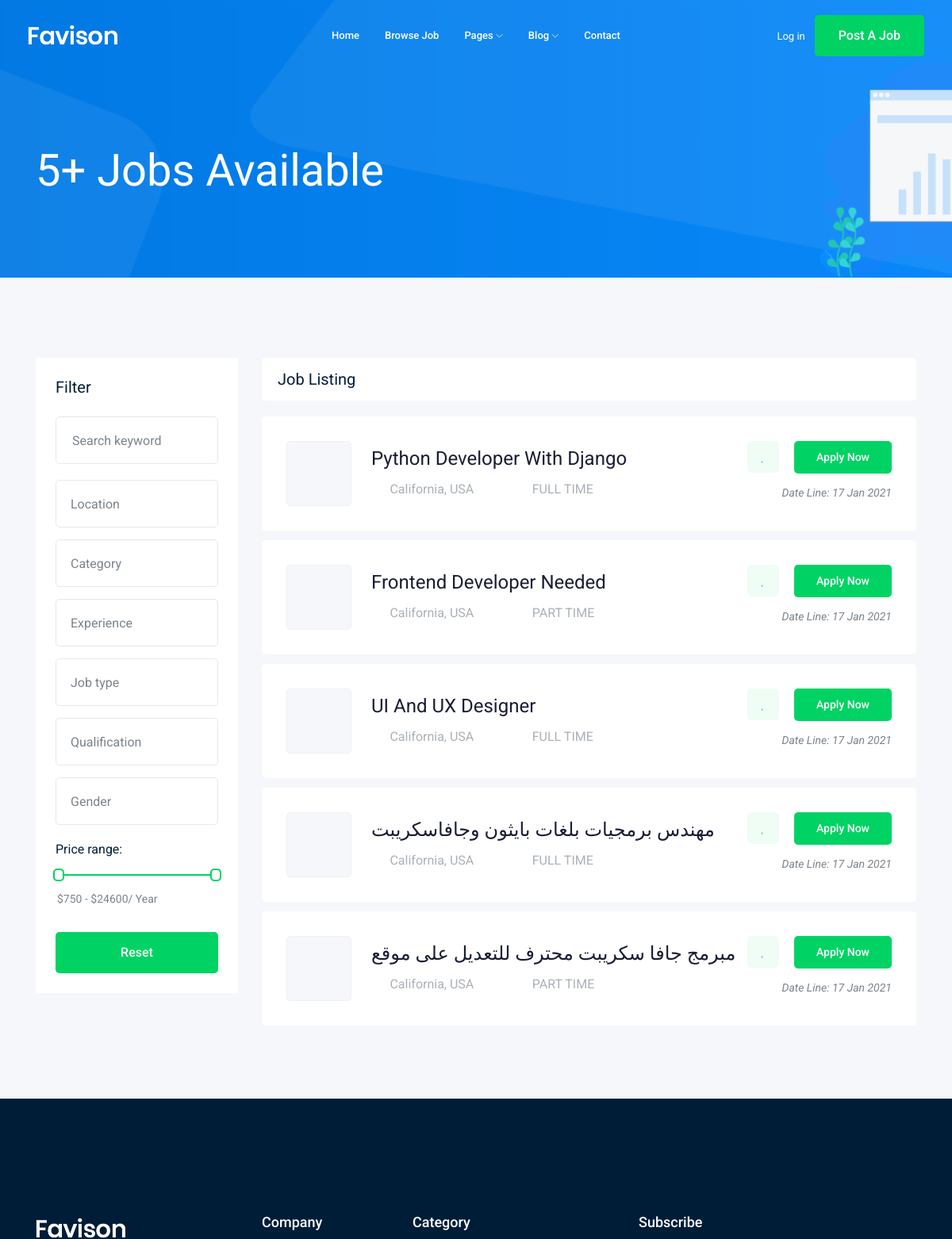
The app's page /jobs/ (upper part), older data.
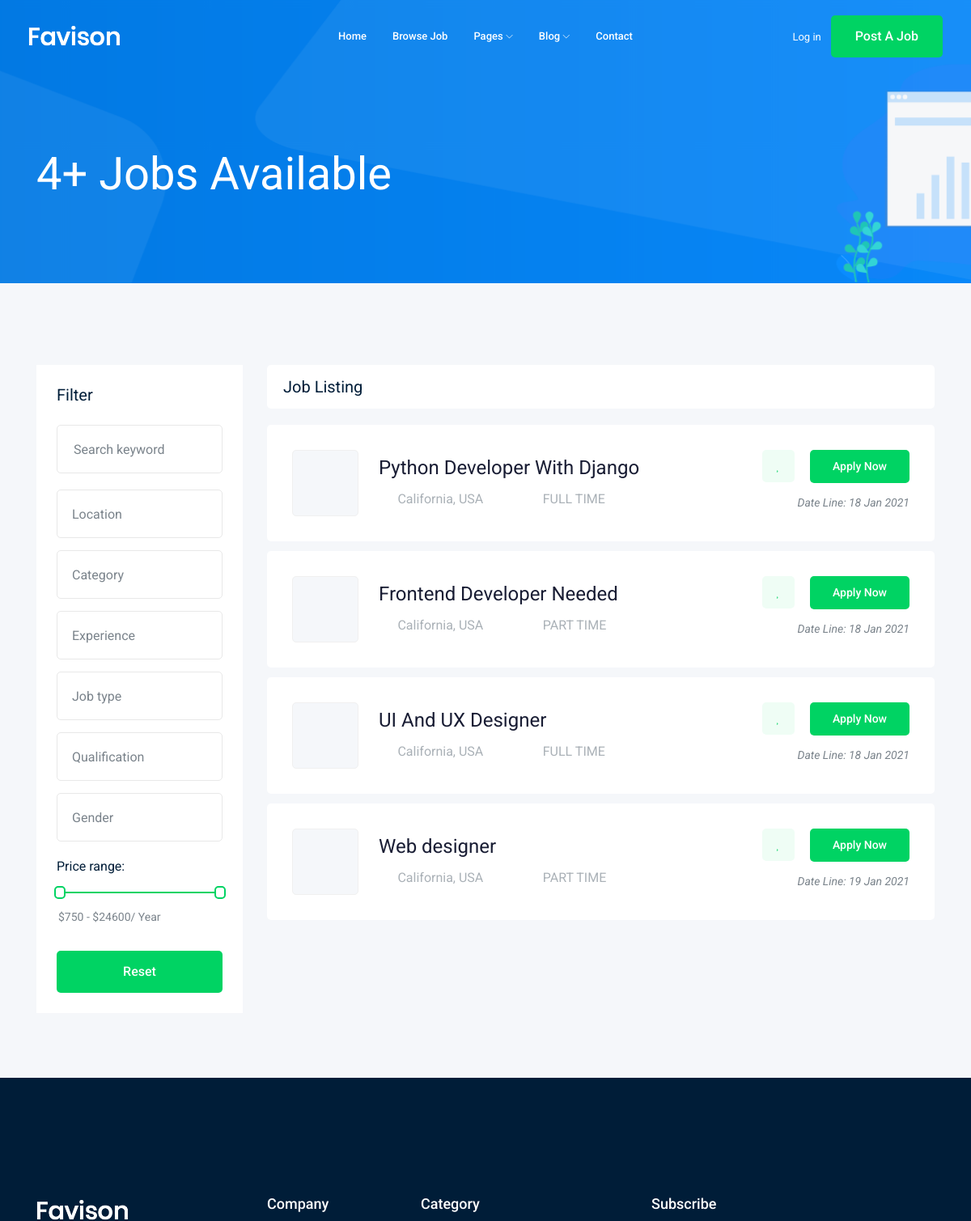
The same page, newer data.
### job/models.py (models this page shows, shortened)
class Job(models.Model): # table
    title = models.CharField(max_length=100) # column
    job_type = models.CharField(max_length=15, choices=JOB_TYPE)
    description = models.TextField(max_length=1000)
    published_at = models.DateTimeField(auto_now=True)
    Vacancy = models.IntegerField(default=1)
    salary = models.IntegerField(default=0)
    category = ForeignKey('Category', models.CASCADE)
    experience = models.IntegerField(default=1)
    image = models.ImageField(upload_to=image_upload)
    slug = SlugField(blank=True, null=True, allow_unicode=True)
    def __str__(self):
        return self.title

### job/views.py (the view)
# urls.py: path('', views.job_list),
def job_list(request):
    job_list = Job.objects.all() # return all jobs in the site
    paginator = Paginator(job_list, 10) # Show 2 contacts per page.
    page_number = request.GET.get('page')
    page_obj = paginator.get_page(page_number)
    context = {"jobs": page_obj} # template name
    return render(request, 'job/job_list.html', context)

### job/templates/job/job_list.html (shortened to what this page needs)
{% extends 'base.html' %}
{% block body %}
    <div class="bradcam_area bradcam_bg_1">
        <div class="container">
            <div class="row">
                <div class="col-xl-12">
                    <div class="bradcam_text">
                        <h3>{{jobs|length}}+ Jobs Available</h3>
                    </div>
                </div>
            </div>
        </div>
    </div>
    <div class="job_listing_area plus_padding">
        <div class="container">
            <div class="row">
                <div class="col-lg-3">
                    <div class="job_filter white-bg">
                        <div class="form_inner white-bg">
                            <h3>Filter</h3>
                            <form action="#">
                                <div class="row">
                                    <div class="col-lg-12">
                                        <div class="single_field">
                                            <input type="text" placeholder="Search keyword">
                                        </div>
                                    </div>
                                    <div class="col-lg-12">
                                    </div>
                                    <div class="col-lg-12">
                                    </div>
                                    <div class="col-lg-12">
                                    </div>
                                    <div class="col-lg-12">
                                    </div>
                                    <div class="col-lg-12">
                                    </div>
                                    <div class="col-lg-12">
                                    </div>
                                </div>
                            </form>
                        </div>
                        <div class="range_wrap">
                            <label for="amount">Price range:</label>
                            <div id="slider-range"></div>
                            <p>
                                <input type="text" id="amount" readonly style="border:0; color:#7A838B; font-size: 14px; font-weight:400;">
                            </p>
                        </div>
                        <div class="reset_btn">
                            <button  class="boxed-btn3 w-100" type="submit">Reset</button>
                        </div>
                    </div>
                </div>
                <div class="col-lg-9">
                    <div class="recent_joblist_wrap">
                        <div class="recent_joblist white-bg ">
                            <div class="row align-items-center">
                                <div class="col-md-6">
                                    <h4>Job Listing</h4>
                                </div>
                                <div class="col-md-6">
                                </div>
                            </div>
                        </div>
                    </div>
                    <div class="job_lists m-0">
                        <div class="row">
                            {% for job in jobs %}
                            <div class="col-lg-12 col-md-12">
                                <div class="single_jobs white-bg d-flex justify-content-between">
                                    <div class="jobs_left d-flex align-items-center">
                                        <div class="thumb">
                                        </div>
                                        <div class="jobs_conetent">
                                            <a href="{% url 'jobs:job_detail' job.slug %}"><h4>{{job}}</h4></a>
                                            <div class="links_locat d-flex align-items-center">
                                                <div class="location">
                                                    <p> <i class="fa fa-map-marker"></i> California, USA</p>
                                                </div>
                                                <div class="location">
                                                    <p> <i class="fa fa-clock-o"></i> {{job.job_type}}</p>
                                                </div>
                                            </div>
                                        </div>
                                    </div>
                                    <div class="jobs_right">
                                        <div class="apply_now">
                                            <a class="heart_mark" href="#"> <i class="fa fa-heart"></i> </a>
                                            <a href="{% url 'jobs:job_detail' job.slug %}" class="boxed-btn3">Apply Now</a>
                                        </div>
                                        <div class="date">
                                            <p>Date Line: {{job.published_at|date:'d M Y'}}</p>
                                        </div>
                                    </div>
                                </div>
                            </div>
                            {% endfor %}
                        </div>
                    </div>
                </div>
            </div>
        </div>
    </div>
{% endblock body %}

### templates/base.html (shortened to what this page needs)
{% load static %}
<!doctype html>
<html class="no-js" lang="zxx">
<head>
    <link rel="stylesheet" href="{% static 'css/bootstrap.min.css' %}">
    <link rel="stylesheet" href="{% static 'css/owl.carousel.min.css' %}">
    <link rel="stylesheet" href="{% static 'css/magnific-popup.css' %}">
    <link rel="stylesheet" href="{% static 'css/font-awesome.min.css' %}">
    <link rel="stylesheet" href="{% static 'css/themify-icons.css'  %}">
    <link rel="stylesheet" href="{% static 'css/nice-select.css' %}">
    <link rel="stylesheet" href="{% static 'css/flaticon.css' %}">
    <link rel="stylesheet" href="{% static 'css/jquery-ui.css' %}">
    <link rel="stylesheet" href="{% static 'css/gijgo.css' %}">
    <link rel="stylesheet" href="{% static 'css/animate.min.css' %}">
    <link rel="stylesheet" href="{% static 'css/slicknav.css' %}">
    <link rel="stylesheet" href="{% static 'css/style.css' %}">
</head>
<body>
    <header>
        <div class="header-area ">
            <div id="sticky-header" class="main-header-area">
                <div class="container-fluid ">
                    <div class="header_bottom_border">
                        <div class="row align-items-center">
                            <div class="col-xl-3 col-lg-2">
                                <div class="logo">
                                    <a href="index.html">
                                        <img src="img/logo.png" alt="">
                                    </a>
                                </div>
                            </div>
                            <div class="col-xl-6 col-lg-7">
                                <div class="main-menu  d-none d-lg-block">
                                    <nav>
                                        <ul id="navigation">
                                            <li><a href="/jobs">home</a></li>
                                            <li><a href="jobs.html">Browse Job</a></li>
                                            <li><a href="#">pages <i class="ti-angle-down"></i></a>
                                            </li>
                                            <li><a href="#">blog <i class="ti-angle-down"></i></a>
                                            </li>
                                            <li><a href="contact.html">Contact</a></li>
                                        </ul>
                                    </nav>
                                </div>
                            </div>
                            <div class="col-xl-3 col-lg-3 d-none d-lg-block">
                                <div class="Appointment">
                                    <div class="phone_num d-none d-xl-block">
                                        <a href="#">Log in</a>
                                    </div>
                                    <div class="d-none d-lg-block">
                                        <a class="boxed-btn3" href="add">Post a Job</a>
                                    </div>
                                </div>
                            </div>
                            <div class="col-12">
                            </div>
                        </div>
                    </div>
                </div>
            </div>
        </div>
    </header>
    {% block body %}
    {% endblock body %}
    <footer class="footer">
        <div class="footer_top">
            <div class="container">
                <div class="row">
                    <div class="col-xl-3 col-md-6 col-lg-3">
                        <div class="footer_widget wow fadeInUp" data-wow-duration="1s" data-wow-delay=".3s">
                            <div class="footer_logo">
                                <a href="#">
                                    <img src="img/logo.png" alt="">
                                </a>
                            </div>
                        </div>
                    </div>
                    <div class="col-xl-2 col-md-6 col-lg-2">
                        <div class="footer_widget wow fadeInUp" data-wow-duration="1.1s" data-wow-delay=".4s">
                            <h3 class="footer_title">
                                Company
                            </h3>
                        </div>
                    </div>
                    <div class="col-xl-3 col-md-6 col-lg-3">
                        <div class="footer_widget wow fadeInUp" data-wow-duration="1.2s" data-wow-delay=".5s">
                            <h3 class="footer_title">
                                Category
                            </h3>
                        </div>
                    </div>
                    <div class="col-xl-4 col-md-6 col-lg-4">
                        <div class="footer_widget wow fadeInUp" data-wow-duration="1.3s" data-wow-delay=".6s">
                            <h3 class="footer_title">
                                Subscribe
                            </h3>
                        </div>
                    </div>
                </div>
            </div>
        </div>
    </footer>
</body>
</html>

Row changes from the older to the newer data that the page shows:
removed Job: title "مهندس برمجيات بلغات بايثون وجافاسكريبت", job_type "FULL TIME", published_at "17 Jan 2021"
removed Job: title "مبرمج جافا سكريبت محترف للتعديل على موقع", job_type "PART TIME", published_at "17 Jan 2021"
changed Job "Python Developer With Django": published_at "17 Jan 2021" → "18 Jan 2021"
changed Job "Frontend Developer Needed": published_at "17 Jan 2021" → "18 Jan 2021"
changed Job "UI And UX Designer": published_at "17 Jan 2021" → "18 Jan 2021"
added Job: title "Web designer", job_type "PART TIME", published_at "19 Jan 2021"
Text that changed along with them:
{{ jobs|length }}: "5" → "4"
